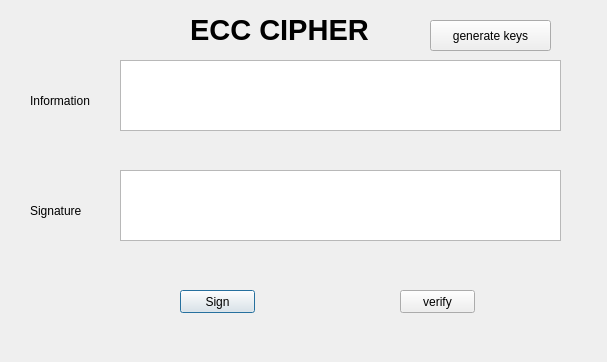
<?xml version="1.0" encoding="UTF-8"?>
<ui version="4.0">
 <class>Dialog</class>
 <widget class="QDialog" name="Dialog">
  <property name="geometry">
   <rect>
    <x>0</x>
    <y>0</y>
    <width>607</width>
    <height>362</height>
   </rect>
  </property>
  <property name="windowTitle">
   <string>Dialog</string>
  </property>
  <widget class="QLabel" name="label">
   <property name="geometry">
    <rect>
     <x>190</x>
     <y>0</y>
     <width>181</width>
     <height>61</height>
    </rect>
   </property>
   <property name="text">
    <string>&lt;html&gt;&lt;head/&gt;&lt;body&gt;&lt;p&gt;&lt;span style=&quot; font-size:22pt; font-weight:600;&quot;&gt;ECC CIPHER&lt;/span&gt;&lt;/p&gt;&lt;/body&gt;&lt;/html&gt;</string>
   </property>
  </widget>
  <widget class="QLabel" name="label_2">
   <property name="geometry">
    <rect>
     <x>30</x>
     <y>90</y>
     <width>101</width>
     <height>21</height>
    </rect>
   </property>
   <property name="text">
    <string>Information</string>
   </property>
  </widget>
  <widget class="QLabel" name="label_3">
   <property name="geometry">
    <rect>
     <x>30</x>
     <y>200</y>
     <width>101</width>
     <height>21</height>
    </rect>
   </property>
   <property name="text">
    <string>Signature</string>
   </property>
  </widget>
  <widget class="QTextEdit" name="textEdit">
   <property name="geometry">
    <rect>
     <x>120</x>
     <y>60</y>
     <width>441</width>
     <height>71</height>
    </rect>
   </property>
  </widget>
  <widget class="QTextEdit" name="textEdit_2">
   <property name="geometry">
    <rect>
     <x>120</x>
     <y>170</y>
     <width>441</width>
     <height>71</height>
    </rect>
   </property>
  </widget>
  <widget class="QPushButton" name="pushButton">
   <property name="geometry">
    <rect>
     <x>180</x>
     <y>290</y>
     <width>75</width>
     <height>23</height>
    </rect>
   </property>
   <property name="text">
    <string>Sign</string>
   </property>
  </widget>
  <widget class="QPushButton" name="pushButton_2">
   <property name="geometry">
    <rect>
     <x>400</x>
     <y>290</y>
     <width>75</width>
     <height>23</height>
    </rect>
   </property>
   <property name="text">
    <string>verify</string>
   </property>
  </widget>
  <widget class="QPushButton" name="pushButton_3">
   <property name="geometry">
    <rect>
     <x>430</x>
     <y>20</y>
     <width>121</width>
     <height>31</height>
    </rect>
   </property>
   <property name="text">
    <string>generate keys</string>
   </property>
  </widget>
 </widget>
 <resources/>
 <connections/>
</ui>
